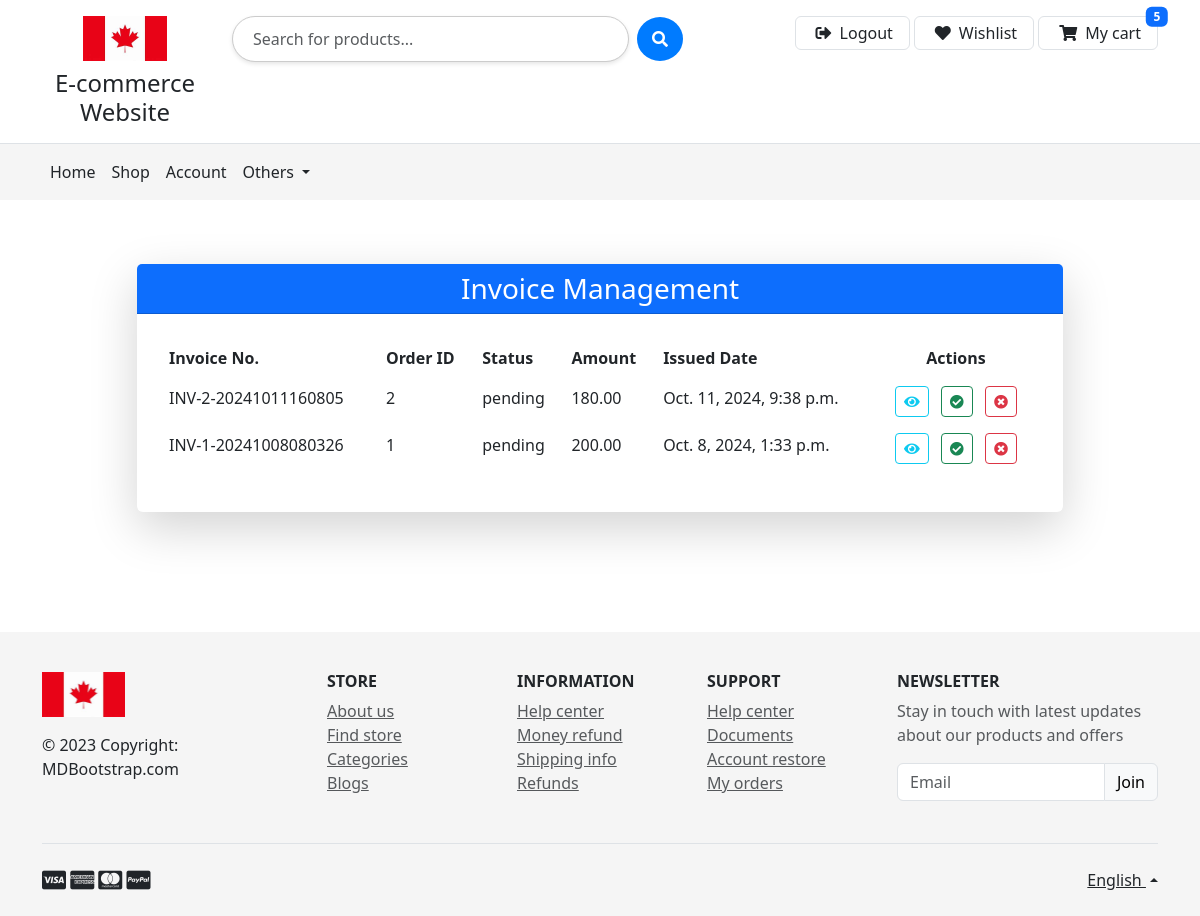
Page /invoices/ (signed in) on the committed database.
### product/models.py (models this page shows, shortened)
class SiteSetting(models.Model):
    site_title = models.CharField(max_length=255)
    logo = models.ImageField(upload_to='logos/', blank=True, null=True)
    updated_at = models.DateTimeField(auto_now=True)

class Invoice(models.Model):
    STATUS_CHOICES = [
        ('pending', 'Pending'),
        ('paid', 'Paid'),
        ('canceled', 'Canceled'),
    ]
    user = models.ForeignKey(User, on_delete=models.CASCADE, default=1)
    order = models.ForeignKey(Order, on_delete=models.CASCADE)
    invoice_number = models.CharField(max_length=100, unique=True)
    amount_due = models.DecimalField(max_digits=10, decimal_places=2)
    status = models.CharField(
        max_length=20, choices=STATUS_CHOICES, default='pending')
    issued_date = models.DateTimeField(default=timezone.now)
    due_date = models.DateTimeField(null=True, blank=True)
    payment_date = models.DateTimeField(null=True, blank=True)
    class Meta:
        ordering = ['-issued_date']
        verbose_name = 'Invoice'
        verbose_name_plural = 'Invoices'

class Order(models.Model):
    STATUS_CHOICES = [
        ('pending', 'Pending'),
        ('shipped', 'Shipped'),
        ('delivered', 'Delivered'),
        ('canceled', 'Canceled'),
    ]
    user = models.ForeignKey(User, on_delete=models.CASCADE)
    cart = models.ForeignKey('Cart', on_delete=models.CASCADE, default=1)
    final_price = models.DecimalField(
        max_digits=10, decimal_places=2, default=0.00)
    billing_address = models.ForeignKey(
        'BillingAddress', on_delete=models.SET_NULL, null=True)
    shipping_address = models.ForeignKey(
        'ShippingAddress', on_delete=models.SET_NULL, null=True)
    status = models.CharField(
        max_length=10, choices=STATUS_CHOICES, default='pending')
    created_at = models.DateTimeField(auto_now_add=True)
    payment_method = models.CharField(
        max_length=30, default='cash_on_delivery')

### product/views.py (the view)
# urls.py: path('invoices/', views.invoice_list, name='invoice_list'),
@my_login_required
def invoice_list(request):
    user = request.user
    invoices = Invoice.objects.filter(user=user)
    return render(request, 'invoices/invoice_list.html', {'invoices': invoices})

### product/context_processors.py (called while the page is built, shortened)
def site_settings(request):
    site_settings, created = SiteSetting.objects.get_or_create(
        defaults={'site_title': 'Medicine E-commerce Website'}
    )
    return {'site_settings': site_settings}

def cart_items_count(request):
    if request.user.is_authenticated:
        cart, _ = Cart.objects.get_or_create(user=request.user)
    return {'cart_items_count': cart.items.count()}

### product/templates/invoices/invoice_list.html (shortened to what this page needs)
{% extends 'base.html' %}
{% block content %}
<div class="container py-5">
    <div class="row justify-content-center">
        <div class="col-lg-10">
            <div class="card shadow-lg border-0 mb-4">
                <div class="card-header bg-primary text-white text-center">
                    <h3 class="mb-0">Invoice Management</h3>
                </div>
                <div class="card-body p-4">
                    <div class="table-responsive">
                        <table class="table table-borderless table-hover">
                            <thead class="bg-light text-primary">
                                <tr>
                                    <th scope="col">Invoice No.</th>
                                    <th scope="col">Order ID</th>
                                    <th scope="col">Status</th>
                                    <th scope="col">Amount</th>
                                    <th scope="col">Issued Date</th>
                                    <th scope="col" class="text-center">Actions</th>
                                </tr>
                            </thead>
                            <tbody>
                                {% for invoice in invoices %}
                                <tr>
                                    <td>{{ invoice.invoice_number }}</td>
                                    <td>{{ invoice.order.id }}</td>
                                    <td>{{ invoice.status }}</td>
                                    <td>{{ invoice.amount_due }}</td>
                                    <td>{{ invoice.issued_date }}</td>
                                    <td class="text-center">
                                        <a href="{% url 'invoice_detail' invoice.id %}" class="btn btn-outline-info btn-sm mx-1" title="View Invoice">
                                            <i class="fas fa-eye"></i>
                                        </a>
                                        <a href="{% url 'mark_invoice_as_paid' invoice.id %}" class="btn btn-outline-success btn-sm mx-1" title="Mark as Paid">
                                            <i class="fas fa-check-circle"></i>
                                        </a>
                                        <a href="{% url 'cancel_invoice' invoice.id %}" class="btn btn-outline-danger btn-sm mx-1" title="Cancel Invoice">
                                            <i class="fas fa-times-circle"></i>
                                        </a>
                                    </td>
                                </tr>
                                {% empty %}
                                <tr>
                                    <td colspan="6" class="text-center text-muted">No invoices available.</td>
                                </tr>
                                {% endfor %}
                            </tbody>
                        </table>
                    </div>
                </div>
            </div>
        </div>
    </div>
</div>
{% endblock %}

### product/templates/base.html (shortened to what this page needs)
<!DOCTYPE html>
<html lang="en">
<head>
  <link href="https://cdn.jsdelivr.net/npm/bootstrap@5.3.0/dist/css/bootstrap.min.css" rel="stylesheet">
  <link rel="stylesheet" href="https://cdnjs.cloudflare.com/ajax/libs/font-awesome/6.0.0/css/all.min.css">
  <link rel="stylesheet" href="https://cdnjs.cloudflare.com/ajax/libs/font-awesome/5.15.4/css/all.min.css">
</head>
<body>
  <header>
    <div class="p-3 text-center bg-white border-bottom">
      <div class="container">
        <div class="row gy-3">
          <div class="col-lg-2 col-sm-4 col-4 text-center">
            <a href="#" class="d-block">
                {% if site_settings.logo %}
                    <img src="{{ site_settings.logo.url }}" alt="Site Logo" class="img-fluid mb-2" style="height: 45px;">
                {% endif %}
            </a>
            <h1 class="h4 mb-0">{{ site_settings.site_title }}</h1>
        </div>
          <div class="order-lg-last col-lg-5 col-sm-8 col-8">
            <div class="d-flex float-end">
                {% if user.is_authenticated %}
                    <a href="{% url 'logout' %}" class="me-1 border rounded py-1 px-3 nav-link d-flex align-items-center">
                        <i class="fas fa-sign-out-alt m-1 me-md-2"></i>
                        <p class="d-none d-md-block mb-0">Logout</p>
                    </a>
                {% endif %}
                <a href="{% url 'wishlist_view' %}" class="me-1 border rounded py-1 px-3 nav-link d-flex align-items-center">
                    <i class="fas fa-heart m-1 me-md-2"></i>
                    <p class="d-none d-md-block mb-0">Wishlist</p>
                </a>
                <a href="{% url 'view_cart' %}" class="border rounded py-1 px-3 nav-link d-flex align-items-center position-relative">
                    <i class="fas fa-shopping-cart m-1 me-md-2"></i>
                    <p class="d-none d-md-block mb-0">My cart</p>
                    {% if cart_items_count > 0 %}
                    <span class="badge bg-primary position-absolute top-0 start-100 translate-middle">
                         {{ cart_items_count }}
                    </span>
                    {% endif %}
                </a>
            </div>
        </div>
          <div class="col-lg-5 col-md-12 col-12">
            <div class="search-container d-flex justify-content-center align-items-center">
                <input type="search" id="searchInput" class="form-control search-input" placeholder="Search for products..." />
                <button type="button" class="btn search-btn ms-2">
                    <i class="fas fa-search"></i>
                </button>
            </div>
        </div>
        </div>
      </div>
    </div>
    <nav class="navbar navbar-expand-lg navbar-light" style="background-color: #f5f5f5;">
      <div class="container">
        <div class="collapse navbar-collapse" id="navbarNav">
          <ul class="navbar-nav me-auto mb-2 mb-lg-0">
            <li class="nav-item">
              <a href="{% url 'home' %}" class="nav-link text-dark" >Home</a>
            </li>
              <a  class="nav-link text-dark" href="{% url 'product_list' %}">Shop</a>
            <li class="nav-item">
              <a class="nav-link text-dark" href="{% url 'profile' %}">Account</a>
            </li>
            <li class="nav-item dropdown">
              <a class="nav-link dropdown-toggle text-dark" href="#" id="navbarDropdown" role="button" data-bs-toggle="dropdown" aria-expanded="false">
                Others
              </a>
            </li>
          </ul>
        </div>
      </div>
    </nav>
  </header>
  <div class="mt-3 mb-5">
  {% block content %}
  {% endblock %}
</div>
  <footer class="text-center text-lg-start text-muted mt-3" style="background-color: #f5f5f5;">
    <section class="">
      <div class="container text-center text-md-start pt-4 pb-4">
        <div class="row mt-3">
          <div class="col-12 col-lg-3 col-sm-12 mb-2">
            <a href="https://mdbootstrap.com/" target="_blank" class="">
              {% if site_settings.logo %}
              <img src="{{ site_settings.logo.url }}" alt="Site Logo" class="img-fluid mb-2" style="height: 45px;">
          {% endif %}
            </a>
            <p class="mt-2 text-dark">
              © 2023 Copyright: MDBootstrap.com
            </p>
          </div>
          <div class="col-6 col-sm-4 col-lg-2">
            <h6 class="text-uppercase text-dark fw-bold mb-2">
              Store
            </h6>
            <ul class="list-unstyled mb-4">
              <li><a class="text-muted" href="#">About us</a></li>
              <li><a class="text-muted" href="#">Find store</a></li>
              <li><a class="text-muted" href="#">Categories</a></li>
              <li><a class="text-muted" href="#">Blogs</a></li>
            </ul>
          </div>
          <div class="col-6 col-sm-4 col-lg-2">
            <h6 class="text-uppercase text-dark fw-bold mb-2">
              Information
            </h6>
            <ul class="list-unstyled mb-4">
              <li><a class="text-muted" href="#">Help center</a></li>
              <li><a class="text-muted" href="#">Money refund</a></li>
              <li><a class="text-muted" href="#">Shipping info</a></li>
              <li><a class="text-muted" href="#">Refunds</a></li>
            </ul>
          </div>
          <div class="col-6 col-sm-4 col-lg-2">
            <h6 class="text-uppercase text-dark fw-bold mb-2">
              Support
            </h6>
            <ul class="list-unstyled mb-4">
              <li><a class="text-muted" href="#">Help center</a></li>
              <li><a class="text-muted" href="#">Documents</a></li>
              <li><a class="text-muted" href="#">Account restore</a></li>
              <li><a class="text-muted" href="#">My orders</a></li>
            </ul>
          </div>
          <div class="col-12 col-sm-12 col-lg-3">
            <h6 class="text-uppercase text-dark fw-bold mb-2">Newsletter</h6>
            <p class="text-muted">Stay in touch with latest updates about our products and offers</p>
            <div class="input-group mb-3">
              <input type="email" class="form-control border" placeholder="Email" aria-label="Email" aria-describedby="button-addon2" />
              <button class="btn btn-light border shadow-0" type="button" id="button-addon2" data-mdb-ripple-color="dark">
                Join
              </button>
            </div>
          </div>
        </div>
      </div>
    </section>
    <div class="">
      <div class="container">
        <div class="d-flex justify-content-between py-4 border-top">
          <div>
            <i class="fab fa-lg fa-cc-visa text-dark"></i>
            <i class="fab fa-lg fa-cc-amex text-dark"></i>
            <i class="fab fa-lg fa-cc-mastercard text-dark"></i>
            <i class="fab fa-lg fa-cc-paypal text-dark"></i>
          </div>
          <div class="dropdown dropup">
            <a class="dropdown-toggle text-dark" href="#" id="Dropdown" role="button" data-mdb-toggle="dropdown" aria-expanded="false"> English </a>
          </div>
        </div>
      </div>
    </div>
  </footer>
</body>
</html>

### product/templates/base.html (style rules this page uses)
.search-container { max-width: 600px; margin: 0 auto; }
.search-input { border-radius: 30px; box-shadow: 0 2px 4px rgba(0, 0, 0, 0.1); padding: 10px 20px; border: 1px solid #ccc; transition: border 0.3s ease; }
.search-btn { border-radius: 50%; padding: 10px 15px; background-color: #007bff; color: white; border: none; cursor: pointer; transition: background-color 0.3s ease; }
.nav-link { font-weight: 500; }

### rows in the picture
SiteSetting: logo (picture), site_title "E-commerce Website"
Invoice: invoice_number "INV-2-20241011160805", order.id "2", status "pending", amount_due "180.00", issued_date "Oct. 11, 2024, 9:38 p.m."
Invoice: invoice_number "INV-1-20241008080326", order.id "1", status "pending", amount_due "200.00", issued_date "Oct. 8, 2024, 1:33 p.m."

### other values in the picture
{{ cart_items_count }} "5"
